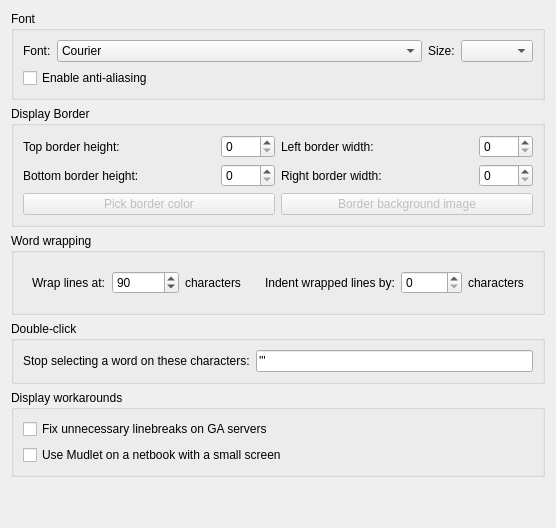
     <widget class="QWidget" name="tab">
      <property name="sizePolicy">
       <sizepolicy hsizetype="Expanding" vsizetype="Expanding">
        <horstretch>0</horstretch>
        <verstretch>0</verstretch>
       </sizepolicy>
      </property>
      <attribute name="title">
       <string>Main display</string>
      </attribute>
      <layout class="QGridLayout" name="gridLayout_17">
       <item row="1" column="0">
        <widget class="QGroupBox" name="groupBox_9">
         <property name="sizePolicy">
          <sizepolicy hsizetype="Expanding" vsizetype="Expanding">
           <horstretch>0</horstretch>
           <verstretch>0</verstretch>
          </sizepolicy>
         </property>
         <property name="title">
          <string>Display Border</string>
         </property>
         <layout class="QGridLayout" name="gridLayout">
          <item row="0" column="0">
           <widget class="QLabel" name="label_26">
            <property name="sizePolicy">
             <sizepolicy hsizetype="Expanding" vsizetype="Preferred">
              <horstretch>0</horstretch>
              <verstretch>0</verstretch>
             </sizepolicy>
            </property>
            <property name="maximumSize">
             <size>
              <width>200</width>
              <height>16777215</height>
             </size>
            </property>
            <property name="text">
             <string>Top border height:</string>
            </property>
           </widget>
          </item>
          <item row="0" column="1">
           <widget class="QSpinBox" name="topBorderHeight">
            <property name="sizePolicy">
             <sizepolicy hsizetype="Preferred" vsizetype="Preferred">
              <horstretch>0</horstretch>
              <verstretch>0</verstretch>
             </sizepolicy>
            </property>
            <property name="minimum">
             <number>0</number>
            </property>
            <property name="maximum">
             <number>2000</number>
            </property>
            <property name="value">
             <number>0</number>
            </property>
           </widget>
          </item>
          <item row="0" column="2">
           <widget class="QLabel" name="label_29">
            <property name="sizePolicy">
             <sizepolicy hsizetype="Expanding" vsizetype="Preferred">
              <horstretch>0</horstretch>
              <verstretch>0</verstretch>
             </sizepolicy>
            </property>
            <property name="maximumSize">
             <size>
              <width>200</width>
              <height>16777215</height>
             </size>
            </property>
            <property name="text">
             <string>Left border width:</string>
            </property>
           </widget>
          </item>
          <item row="0" column="3">
           <widget class="QSpinBox" name="leftBorderWidth">
            <property name="sizePolicy">
             <sizepolicy hsizetype="Preferred" vsizetype="Preferred">
              <horstretch>0</horstretch>
              <verstretch>0</verstretch>
             </sizepolicy>
            </property>
            <property name="minimum">
             <number>0</number>
            </property>
            <property name="maximum">
             <number>2000</number>
            </property>
            <property name="value">
             <number>0</number>
            </property>
           </widget>
          </item>
          <item row="1" column="0">
           <widget class="QLabel" name="label_27">
            <property name="sizePolicy">
             <sizepolicy hsizetype="Expanding" vsizetype="Preferred">
              <horstretch>0</horstretch>
              <verstretch>0</verstretch>
             </sizepolicy>
            </property>
            <property name="maximumSize">
             <size>
              <width>200</width>
              <height>16777215</height>
             </size>
            </property>
            <property name="text">
             <string>Bottom border height:</string>
            </property>
           </widget>
          </item>
          <item row="1" column="1">
           <widget class="QSpinBox" name="bottomBorderHeight">
            <property name="sizePolicy">
             <sizepolicy hsizetype="Preferred" vsizetype="Preferred">
              <horstretch>0</horstretch>
              <verstretch>0</verstretch>
             </sizepolicy>
            </property>
            <property name="minimum">
             <number>0</number>
            </property>
            <property name="maximum">
             <number>2000</number>
            </property>
            <property name="value">
             <number>0</number>
            </property>
           </widget>
          </item>
          <item row="1" column="2">
           <widget class="QLabel" name="label_28">
            <property name="sizePolicy">
             <sizepolicy hsizetype="Expanding" vsizetype="Preferred">
              <horstretch>0</horstretch>
              <verstretch>0</verstretch>
             </sizepolicy>
            </property>
            <property name="maximumSize">
             <size>
              <width>200</width>
              <height>16777215</height>
             </size>
            </property>
            <property name="text">
             <string>Right border width:</string>
            </property>
           </widget>
          </item>
          <item row="1" column="3">
           <widget class="QSpinBox" name="rightBorderWidth">
            <property name="sizePolicy">
             <sizepolicy hsizetype="Preferred" vsizetype="Preferred">
              <horstretch>0</horstretch>
              <verstretch>0</verstretch>
             </sizepolicy>
            </property>
            <property name="minimum">
             <number>0</number>
            </property>
            <property name="maximum">
             <number>2000</number>
            </property>
            <property name="value">
             <number>0</number>
            </property>
           </widget>
          </item>
          <item row="2" column="0" colspan="2">
           <widget class="QPushButton" name="pushButtonBorderColor">
            <property name="enabled">
             <bool>false</bool>
            </property>
            <property name="text">
             <string>Pick border color</string>
            </property>
           </widget>
          </item>
          <item row="2" column="2" colspan="2">
           <widget class="QPushButton" name="pushButtonBorderImage">
            <property name="enabled">
             <bool>false</bool>
            </property>
            <property name="text">
             <string>Border background image</string>
            </property>
           </widget>
          </item>
         </layout>
        </widget>
       </item>
       <item row="2" column="0">
        <widget class="QGroupBox" name="groupBox_10">
         <property name="sizePolicy">
          <sizepolicy hsizetype="Expanding" vsizetype="Expanding">
           <horstretch>0</horstretch>
           <verstretch>0</verstretch>
          </sizepolicy>
         </property>
         <property name="layoutDirection">
          <enum>Qt::LeftToRight</enum>
         </property>
         <property name="title">
          <string>Word wrapping</string>
         </property>
         <layout class="QHBoxLayout" name="horizontalLayout_2">
          <item>
           <widget class="QFrame" name="frame">
            <property name="frameShape">
             <enum>QFrame::NoFrame</enum>
            </property>
            <layout class="QHBoxLayout" name="horizontalLayout_3">
             <item>
              <widget class="QLabel" name="label_20">
               <property name="sizePolicy">
                <sizepolicy hsizetype="Preferred" vsizetype="Preferred">
                 <horstretch>0</horstretch>
                 <verstretch>0</verstretch>
                </sizepolicy>
               </property>
               <property name="maximumSize">
                <size>
                 <width>200</width>
                 <height>16777215</height>
                </size>
               </property>
               <property name="text">
                <string>Wrap lines at:</string>
               </property>
              </widget>
             </item>
             <item>
              <widget class="QSpinBox" name="wrap_at_spinBox">
               <property name="minimum">
                <number>1</number>
               </property>
               <property name="maximum">
                <number>999999</number>
               </property>
               <property name="value">
                <number>90</number>
               </property>
              </widget>
             </item>
             <item>
              <widget class="QLabel" name="label_23">
               <property name="text">
                <string>characters</string>
               </property>
              </widget>
             </item>
            </layout>
           </widget>
          </item>
          <item>
           <widget class="QFrame" name="frame_2">
            <property name="frameShape">
             <enum>QFrame::NoFrame</enum>
            </property>
            <layout class="QHBoxLayout" name="horizontalLayout_5">
             <item>
              <widget class="QLabel" name="label_24">
               <property name="sizePolicy">
                <sizepolicy hsizetype="Preferred" vsizetype="Preferred">
                 <horstretch>0</horstretch>
                 <verstretch>0</verstretch>
                </sizepolicy>
               </property>
               <property name="maximumSize">
                <size>
                 <width>200</width>
                 <height>16777215</height>
                </size>
               </property>
               <property name="text">
                <string>Indent wrapped lines by:</string>
               </property>
              </widget>
             </item>
             <item>
              <widget class="QSpinBox" name="indent_wrapped_spinBox">
               <property name="minimum">
                <number>0</number>
               </property>
               <property name="maximum">
                <number>99999</number>
               </property>
               <property name="value">
                <number>0</number>
               </property>
              </widget>
             </item>
             <item>
              <widget class="QLabel" name="label_25">
               <property name="text">
                <string>characters</string>
               </property>
              </widget>
             </item>
            </layout>
           </widget>
          </item>
         </layout>
        </widget>
       </item>
       <item row="4" column="0">
        <widget class="QGroupBox" name="groupBox_8">
         <property name="title">
          <string>Display workarounds</string>
         </property>
         <layout class="QVBoxLayout" name="verticalLayout_2">
          <item>
           <widget class="QCheckBox" name="checkBox_USE_IRE_DRIVER_BUGFIX">
            <property name="toolTip">
             <string>Some MUDs (notably all IRE ones) suffer from a bug where they don't properly
communicate with the client on where a newline should be. Enable this to fix text
from getting appended to the previous prompt line</string>
            </property>
            <property name="text">
             <string>Fix unnecessary linebreaks on GA servers</string>
            </property>
           </widget>
          </item>
          <item>
           <widget class="QCheckBox" name="checkBox_USE_SMALL_SCREEN">
            <property name="toolTip">
             <string>Select this option for better compatability if you are using a netbook,
or some other computer model that has a small screen.</string>
            </property>
            <property name="text">
             <string>Use Mudlet on a netbook with a small screen</string>
            </property>
           </widget>
          </item>
         </layout>
        </widget>
       </item>
       <item row="5" column="0">
        <spacer name="verticalSpacer">
         <property name="orientation">
          <enum>Qt::Vertical</enum>
         </property>
         <property name="sizeHint" stdset="0">
          <size>
           <width>20</width>
           <height>40</height>
          </size>
         </property>
        </spacer>
       </item>
       <item row="0" column="0">
        <widget class="QGroupBox" name="groupBox_6">
         <property name="sizePolicy">
          <sizepolicy hsizetype="Expanding" vsizetype="Expanding">
           <horstretch>0</horstretch>
           <verstretch>0</verstretch>
          </sizepolicy>
         </property>
         <property name="title">
          <string>Font</string>
         </property>
         <layout class="QGridLayout" name="gridLayout_9">
          <item row="0" column="0">
           <widget class="QLabel" name="label_30">
            <property name="text">
             <string>Font:</string>
            </property>
           </widget>
          </item>
          <item row="0" column="1">
           <widget class="QFontComboBox" name="fontComboBox">
            <property name="sizePolicy">
             <sizepolicy hsizetype="Expanding" vsizetype="Fixed">
              <horstretch>0</horstretch>
              <verstretch>0</verstretch>
             </sizepolicy>
            </property>
            <property name="editable">
             <bool>false</bool>
            </property>
            <property name="fontFilters">
             <set>QFontComboBox::MonospacedFonts</set>
            </property>
           </widget>
          </item>
          <item row="0" column="2">
           <widget class="QLabel" name="label_35">
            <property name="text">
             <string>Size:</string>
            </property>
           </widget>
          </item>
          <item row="0" column="3">
           <widget class="QComboBox" name="fontSize"/>
          </item>
          <item row="1" column="0" colspan="2">
           <widget class="QCheckBox" name="mNoAntiAlias">
            <property name="toolTip">
             <string>Use anti aliasing on fonts. Smoothes fonts if you have a high screen resolution and you can use larger fonts. Note that on low resolutions and small font sizes, the font gets blurry. </string>
            </property>
            <property name="text">
             <string>Enable anti-aliasing</string>
            </property>
           </widget>
          </item>
         </layout>
        </widget>
       </item>
       <item row="3" column="0">
        <widget class="QGroupBox" name="doubleclick_groupbox">
         <property name="title">
          <string>Double-click</string>
         </property>
         <layout class="QHBoxLayout" name="horizontalLayout_6">
          <item>
           <widget class="QLabel" name="doubleclick_ignore_label">
            <property name="text">
             <string>Stop selecting a word on these characters:</string>
            </property>
           </widget>
          </item>
          <item>
           <widget class="QLineEdit" name="doubleclick_ignore_lineedit">
            <property name="toolTip">
             <string>&lt;html&gt;&lt;head/&gt;&lt;body&gt;&lt;p&gt;Enter the characters you'd like double-clicking to stop selecting text on here. If you don't enter any, double-clicking on a word will only stop at a space, and will include characters like a double or a single quote. For example, double-clicking on the word &lt;span style=&quot; font-style:italic;&quot;&gt;Hello&lt;/span&gt; in the following will select &lt;span style=&quot; font-style:italic;&quot;&gt;&amp;quot;&lt;/span&gt;&lt;span style=&quot; font-style:italic;&quot;&gt;Hello!&amp;quot;&lt;/span&gt;&lt;/p&gt;&lt;p&gt;You say, &lt;span style=&quot; font-weight:600;&quot;&gt;&amp;quot;Hello!&amp;quot;&lt;/span&gt;&lt;/p&gt;&lt;p&gt;If you set the characters in the field to &lt;span style=&quot; font-weight:600;&quot;&gt;'&amp;quot;! &lt;/span&gt;which will mean it should stop selecting on ' &lt;span style=&quot; font-style:italic;&quot;&gt;or&lt;/span&gt; &amp;quot; &lt;span style=&quot; font-style:italic;&quot;&gt;or&lt;/span&gt; ! then double-clicking on &lt;span style=&quot; font-style:italic;&quot;&gt;Hello&lt;/span&gt; will just select &lt;span style=&quot; font-style:italic;&quot;&gt;Hello&lt;/span&gt;&lt;/p&gt;&lt;p&gt;You say, &amp;quot;&lt;span style=&quot; font-weight:600;&quot;&gt;Hello&lt;/span&gt;!&amp;quot;&lt;/p&gt;&lt;/body&gt;&lt;/html&gt;</string>
            </property>
            <property name="text">
             <string>'&quot;</string>
            </property>
            <property name="placeholderText">
             <string>&lt;characters to ignore in selection, for example ' or &quot;&gt;</string>
            </property>
           </widget>
          </item>
         </layout>
        </widget>
       </item>
      </layout>
     </widget>
